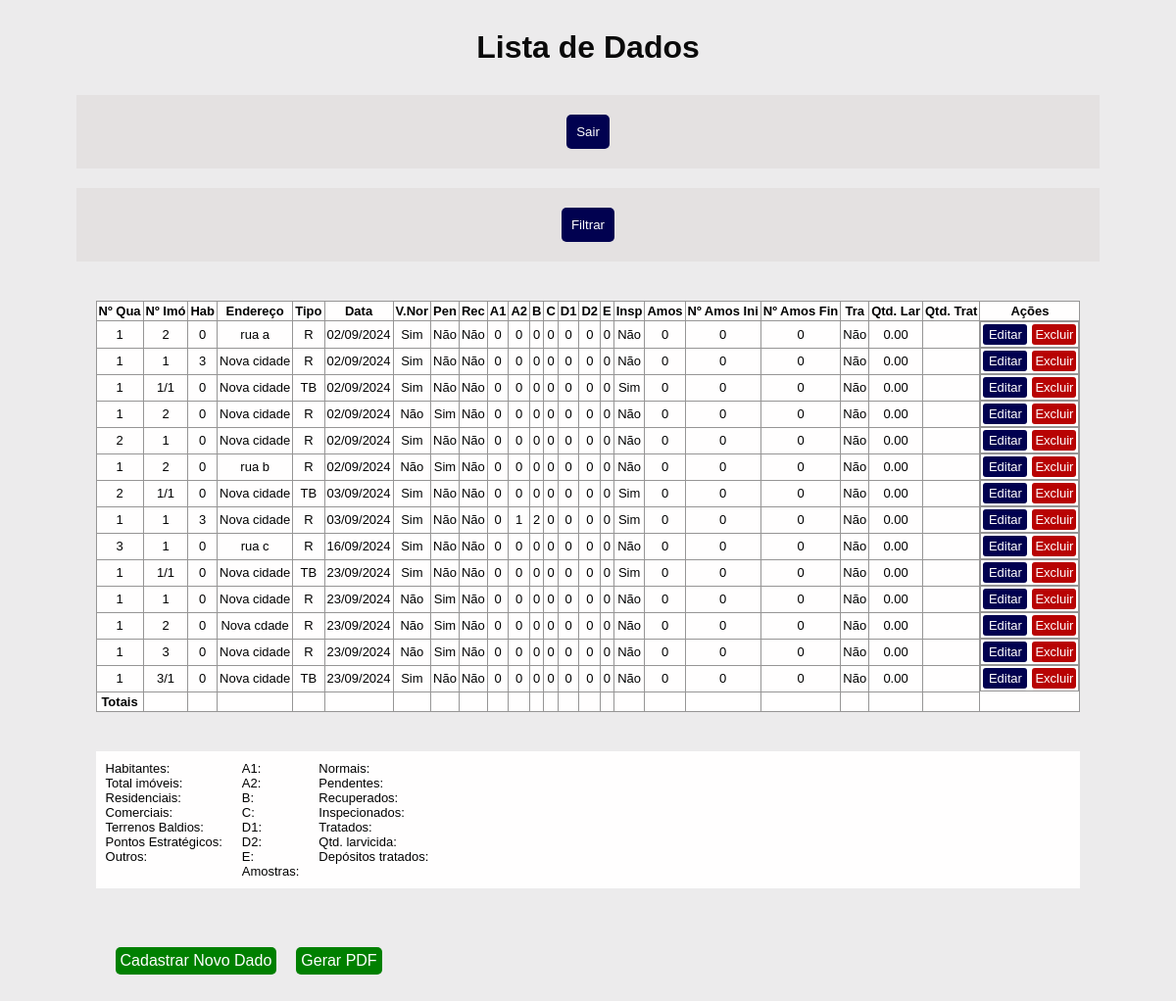
The app's page /listar/ with its own data.
### coleta_dados/models.py (models this page shows, shortened)
class DadosColetados(models.Model):
    usuario = models.ForeignKey(User, on_delete=models.CASCADE)
    numero_quarteirao = models.CharField(max_length=100)
    numero_imovel = models.CharField(max_length=100)
    qtd_moradores = models.IntegerField(null=True, blank=True, default=0)
    endereco = models.CharField(max_length=255)
    tipo_imovel = models.CharField(
        max_length=2,
        choices=[
            ('R', 'R'),
            ('C', 'C'),
            ('TB', 'TB'),
            ('PE', 'PE'),
            ('O', 'O')
        ],
        default='R'
    )
    data_cadastro = models.DateField(auto_now_add=True)
    visita_normal = models.BooleanField(default=False)
    pendente = models.BooleanField(default=False)
    imovel_recuperado = models.BooleanField(default=False)
    qtd_deposito_a1 = models.IntegerField(null=True, blank=True, default=0)
    qtd_deposito_a2 = models.IntegerField(null=True, blank=True, default=0)
    qtd_deposito_b = models.IntegerField(null=True, blank=True, default=0)
    qtd_deposito_c = models.IntegerField(null=True, blank=True, default=0)
    qtd_deposito_d1 = models.IntegerField(null=True, blank=True, default=0)
    qtd_deposito_d2 = models.IntegerField(null=True, blank=True, default=0)  # Corrigido
    qtd_deposito_e = models.IntegerField(null=True, blank=True, default=0)
    imovel_inspecionado = models.BooleanField(default=False)
    qtd_amostras = models.IntegerField(null=True, blank=True, default=0)
    numero_amostra_inicial = models.IntegerField(null=True, blank=True, default=0)
    numero_amostra_final = models.IntegerField(null=True, blank=True, default=0)
    imovel_tratado = models.BooleanField(default=False)
    quantidade_larvicida = models.DecimalField(max_digits=10, decimal_places=2, null=True, blank=True, default=0)
    quantidade_depositos_tratatados = models.IntegerField(null=True, blank=True, default=0)

### coleta_dados/views.py (the view)
# urls.py: path('listar/', ListaDadosView.as_view(), name='listar_dados'),
class ListaDadosView(ListView):
    model = DadosColetados
    template_name = 'coleta_dados/lista.html'
    context_object_name = 'dados'

### coleta_dados/templates/coleta_dados/lista.html (shortened to what this page needs)
<!DOCTYPE html>
<html lang="pt-br">
<head>
    {% load static %}
    <link rel="stylesheet" href="{% static 'css/styles.css' %}">
</head>
<body>
  <div class="app">
    <h1>Lista de Dados</h1>
    <form action="{% url 'logout' %}" method="post">
        <button type="submit">Sair</button>
    </form>
    <form method="GET">
        <button type="submit">Filtrar</button>
    </form>
    <div class="lista-dados">
    <table>
      <thead>
          <tr>
              <th>Nº Qua</th>
              <th>Nº Imó</th>
              <th>Hab</th>
              <th>Endereço</th>
              <th>Tipo</th>
              <th>Data</th>
              <th>V.Nor</th>
              <th>Pen</th>
              <th>Rec</th>
              <th>A1</th>
              <th>A2</th>
              <th>B</th>
              <th>C</th>
              <th>D1</th>
              <th>D2</th>
              <th>E</th>
              <th>Insp</th>
              <th>Amos</th>
              <th>Nº Amos Ini</th>
              <th>Nº Amos Fin</th>
              <th>Tra</th>
              <th>Qtd. Lar</th>
              <th>Qtd. Trat</th>
              <th>Ações</th>
          </tr>
      </thead>
      <tbody>
          {% for dado in dados %}
          <tr>
              <td>{{ dado.numero_quarteirao }}</td>
              <td>{{ dado.numero_imovel }}</td>
              <td>{{ dado.qtd_moradores }}</td>
              <td>{{ dado.endereco }}</td>
              <td>{{ dado.get_tipo_imovel_display }}</td>
              <td>{{ dado.data_cadastro|date:"d/m/Y" }}</td>
              <td>{{ dado.visita_normal|yesno:"Sim,Não" }}</td>
              <td>{{ dado.pendente|yesno:"Sim,Não" }}</td>
              <td>{{ dado.imovel_recuperado|yesno:"Sim,Não" }}</td>
              <td>{{ dado.qtd_deposito_a1 }}</td>
              <td>{{ dado.qtd_deposito_a2 }}</td>
              <td>{{ dado.qtd_deposito_b }}</td>
              <td>{{ dado.qtd_deposito_c }}</td>
              <td>{{ dado.qtd_deposito_d1 }}</td>
              <td>{{ dado.qtd_deposito_d2 }}</td>
              <td>{{ dado.qtd_deposito_e }}</td>
              <td>{{ dado.imovel_inspecionado|yesno:"Sim,Não" }}</td>
              <td>{{ dado.qtd_amostras }}</td>
              <td>{{ dado.numero_amostra_inicial }}</td>
              <td>{{ dado.numero_amostra_final }}</td>
              <td>{{ dado.imovel_tratado|yesno:"Sim,Não" }}</td>
              <td>{{ dado.quantidade_larvicida }}</td>
              <td>{{ dado.quantidade_depositos_tratados }}</td>
              <td class="acoes">
                <a class="editar" href="{% url 'editar_dados' dado.pk %}">Editar</a>
                <a class="excluir" href="{% url 'excluir_dados' dado.pk %}">Excluir</a>
            </td>
          </tr>
          {% empty %}
          <tr>
              <td colspan="22">Nenhum dado cadastrado ainda.</td>
          </tr>
          {% endfor %}
      </tbody>
      <tfoot>
        <tr>
            <td colspan="1"><strong>Totais</strong></td>
            <td>{{ total_imoveis }}</td>
            <td>{{ total_moradores }}</td>
            <td></td>
            <td></td>
            <td></td>
            <td>{{ total_visita_normal }}</td>
            <td>{{ total_pendente }}</td>
            <td>{{ total_imovel_recuperado }}</td>
            <td>{{ total_deposito_a1 }}</td>
            <td>{{ total_deposito_a2 }}</td>
            <td>{{ total_deposito_b }}</td>
            <td>{{ total_deposito_c }}</td>
            <td>{{ total_deposito_d1 }}</td>
            <td>{{ total_deposito_d2 }}</td>
            <td>{{ total_deposito_e }}</td>
            <td>{{ total_imovel_inspecionado }}</td>
            <td>{{ total_amostras }}</td>
            <td></td>
            <td></td>
            <td>{{ total_imovel_tratado }}</td>
            <td>{{ total_larvicida }}</td>
            <td>{{ total_depositos_tratados }}</td>
        </tr>
    </tfoot>
  </table>
</div>
  <div class="totais">
    <div class="totais-section">
        <p>Habitantes: {{ total_moradores }}</p>
        <p>Total imóveis: {{ total_imoveis }}</p>
        <p>Residenciais: {{ total_R }}</p>
        <p>Comerciais: {{ total_C }}</p>
        <p>Terrenos Baldios: {{ total_TB }}</p>
        <p>Pontos Estratégicos: {{ total_PE }}</p>
        <p>Outros: {{ total_O }}</p>
    </div>
    <div class="totais-section">
        <p>A1: {{ total_deposito_a1 }}</p>
        <p>A2: {{ total_deposito_a2 }}</p>
        <p>B: {{ total_deposito_b }}</p>
        <p>C: {{ total_deposito_c }}</p>
        <p>D1: {{ total_deposito_d1 }}</p>
        <p>D2: {{ total_deposito_d2 }}</p>
        <p>E: {{ total_deposito_e }}</p>
        <p>Amostras: {{ total_amostras }}</p>
    </div>
    <div class="totais-section">
        <p>Normais: {{ total_visita_normal }}</p>
        <p>Pendentes: {{ total_pendente }}</p>
        <p>Recuperados: {{ total_imovel_recuperado }}</p>
        <p>Inspecionados: {{ total_imovel_inspecionado }}</p>
        <p>Tratados: {{ total_imovel_tratado }}</p>
        <p>Qtd. larvicida: {{ total_larvicida }}</p>
        <p>Depósitos tratados: {{ total_depositos_tratatados }}</p>
    </div>
    </div>
    <div class="links">
        <a href="{% url 'cadastrar_dados' %}">Cadastrar Novo Dado</a>
        <a href="{% url 'gerar_relatorio_pdf' %}?{% if request.GET %}{{ request.GET.urlencode }}{% endif %}">Gerar PDF</a>
    </div>
</body>
</html>

### static/css/styles.css (style rules this page uses)
body { font-family: Arial, sans-serif; margin: 0; padding: 0; box-sizing: border-box; }
.app { display: grid; background-color: rgb(236, 235, 236); justify-content: center; }
h1 { margin-top: 30px; margin-bottom: 30px; color: #0a0a0a; text-align: center; }
form { text-align: center; display: grid; grid-template-columns: repeat(auto-fit, minmax(200px, 1fr)); gap: 10px; margin-bottom: 20px; background-color: rgb(228, 225, 225); padding: 20px; justify-content: center; }
form button { margin: auto; border-radius: 5px; border: none; }
.lista-dados { overflow-x: scroll; margin: 20px; }
.totais { display: flex; margin: 20px; font-size: small; background-color: #fffefe; padding: 10px; }
.totais-section { padding-right: 20px; }
.links { display: flex; gap: 20px; padding: 20px; margin: 20px; }
a { text-decoration: none; background-color: green; color: #fffefe; padding: 5px; border-radius: 5px; }
button { background-color: rgb(1, 1, 80); text-decoration: none; padding: 10px; color: #fffefe; width: auto; max-width: 100px; }
.acoes { display: grid; grid-template-columns: 1fr 1fr; grid-template-rows: 1fr; gap: 5px; align-items: center; height: max-content; }
.acoes a { text-decoration: none; padding: 3px; color: #fffefe; border-radius: 3px; }
.editar { background-color: rgb(1, 1, 80); }
.excluir { background-color: rgb(184, 3, 3); border: none; border-radius: 5px; }
table, th, td { background: #fffefe; border: 1px solid #969595; border-collapse: collapse; text-align: center; font-size: small; padding: 2px; }
p { margin: 0; padding: 0; }

### records on screen
DadosColetados: numero_quarteirao "1", numero_imovel "2", qtd_moradores "0", endereco "rua a", tipo_imovel "R", data_cadastro "02/09/2024", visita_normal "Sim", pendente "Não", imovel_recuperado "Não", qtd_deposito_a1 "0", qtd_deposito_a2 "0", qtd_deposito_b "0", qtd_deposito_c "0", qtd_deposito_d1 "0", qtd_deposito_d2 "0", qtd_deposito_e "0", imovel_inspecionado "Não", qtd_amostras "0", numero_amostra_inicial "0", numero_amostra_final "0", imovel_tratado "Não", quantidade_larvicida "0.00"
DadosColetados: numero_quarteirao "1", numero_imovel "1", qtd_moradores "3", endereco "Nova cidade", tipo_imovel "R", data_cadastro "02/09/2024", visita_normal "Sim", pendente "Não", imovel_recuperado "Não", qtd_deposito_a1 "0", qtd_deposito_a2 "0", qtd_deposito_b "0", qtd_deposito_c "0", qtd_deposito_d1 "0", qtd_deposito_d2 "0", qtd_deposito_e "0", imovel_inspecionado "Não", qtd_amostras "0", numero_amostra_inicial "0", numero_amostra_final "0", imovel_tratado "Não", quantidade_larvicida "0.00"
DadosColetados: numero_quarteirao "1", numero_imovel "1/1", qtd_moradores "0", endereco "Nova cidade", tipo_imovel "TB", data_cadastro "02/09/2024", visita_normal "Sim", pendente "Não", imovel_recuperado "Não", qtd_deposito_a1 "0", qtd_deposito_a2 "0", qtd_deposito_b "0", qtd_deposito_c "0", qtd_deposito_d1 "0", qtd_deposito_d2 "0", qtd_deposito_e "0", imovel_inspecionado "Sim", qtd_amostras "0", numero_amostra_inicial "0", numero_amostra_final "0", imovel_tratado "Não", quantidade_larvicida "0.00"
DadosColetados: numero_quarteirao "1", numero_imovel "2", qtd_moradores "0", endereco "Nova cidade", tipo_imovel "R", data_cadastro "02/09/2024", visita_normal "Não", pendente "Sim", imovel_recuperado "Não", qtd_deposito_a1 "0", qtd_deposito_a2 "0", qtd_deposito_b "0", qtd_deposito_c "0", qtd_deposito_d1 "0", qtd_deposito_d2 "0", qtd_deposito_e "0", imovel_inspecionado "Não", qtd_amostras "0", numero_amostra_inicial "0", numero_amostra_final "0", imovel_tratado "Não", quantidade_larvicida "0.00"
DadosColetados: numero_quarteirao "2", numero_imovel "1", qtd_moradores "0", endereco "Nova cidade", tipo_imovel "R", data_cadastro "02/09/2024", visita_normal "Sim", pendente "Não", imovel_recuperado "Não", qtd_deposito_a1 "0", qtd_deposito_a2 "0", qtd_deposito_b "0", qtd_deposito_c "0", qtd_deposito_d1 "0", qtd_deposito_d2 "0", qtd_deposito_e "0", imovel_inspecionado "Não", qtd_amostras "0", numero_amostra_inicial "0", numero_amostra_final "0", imovel_tratado "Não", quantidade_larvicida "0.00"
DadosColetados: numero_quarteirao "1", numero_imovel "2", qtd_moradores "0", endereco "rua b", tipo_imovel "R", data_cadastro "02/09/2024", visita_normal "Não", pendente "Sim", imovel_recuperado "Não", qtd_deposito_a1 "0", qtd_deposito_a2 "0", qtd_deposito_b "0", qtd_deposito_c "0", qtd_deposito_d1 "0", qtd_deposito_d2 "0", qtd_deposito_e "0", imovel_inspecionado "Não", qtd_amostras "0", numero_amostra_inicial "0", numero_amostra_final "0", imovel_tratado "Não", quantidade_larvicida "0.00"
DadosColetados: numero_quarteirao "2", numero_imovel "1/1", qtd_moradores "0", endereco "Nova cidade", tipo_imovel "TB", data_cadastro "03/09/2024", visita_normal "Sim", pendente "Não", imovel_recuperado "Não", qtd_deposito_a1 "0", qtd_deposito_a2 "0", qtd_deposito_b "0", qtd_deposito_c "0", qtd_deposito_d1 "0", qtd_deposito_d2 "0", qtd_deposito_e "0", imovel_inspecionado "Sim", qtd_amostras "0", numero_amostra_inicial "0", numero_amostra_final "0", imovel_tratado "Não", quantidade_larvicida "0.00"
DadosColetados: numero_quarteirao "1", numero_imovel "1", qtd_moradores "3", endereco "Nova cidade", tipo_imovel "R", data_cadastro "03/09/2024", visita_normal "Sim", pendente "Não", imovel_recuperado "Não", qtd_deposito_a1 "0", qtd_deposito_a2 "1", qtd_deposito_b "2", qtd_deposito_c "0", qtd_deposito_d1 "0", qtd_deposito_d2 "0", qtd_deposito_e "0", imovel_inspecionado "Sim", qtd_amostras "0", numero_amostra_inicial "0", numero_amostra_final "0", imovel_tratado "Não", quantidade_larvicida "0.00"
DadosColetados: numero_quarteirao "3", numero_imovel "1", qtd_moradores "0", endereco "rua c", tipo_imovel "R", data_cadastro "16/09/2024", visita_normal "Sim", pendente "Não", imovel_recuperado "Não", qtd_deposito_a1 "0", qtd_deposito_a2 "0", qtd_deposito_b "0", qtd_deposito_c "0", qtd_deposito_d1 "0", qtd_deposito_d2 "0", qtd_deposito_e "0", imovel_inspecionado "Não", qtd_amostras "0", numero_amostra_inicial "0", numero_amostra_final "0", imovel_tratado "Não", quantidade_larvicida "0.00"
DadosColetados: numero_quarteirao "1", numero_imovel "1/1", qtd_moradores "0", endereco "Nova cidade", tipo_imovel "TB", data_cadastro "23/09/2024", visita_normal "Sim", pendente "Não", imovel_recuperado "Não", qtd_deposito_a1 "0", qtd_deposito_a2 "0", qtd_deposito_b "0", qtd_deposito_c "0", qtd_deposito_d1 "0", qtd_deposito_d2 "0", qtd_deposito_e "0", imovel_inspecionado "Sim", qtd_amostras "0", numero_amostra_inicial "0", numero_amostra_final "0", imovel_tratado "Não", quantidade_larvicida "0.00"
DadosColetados: numero_quarteirao "1", numero_imovel "1", qtd_moradores "0", endereco "Nova cidade", tipo_imovel "R", data_cadastro "23/09/2024", visita_normal "Não", pendente "Sim", imovel_recuperado "Não", qtd_deposito_a1 "0", qtd_deposito_a2 "0", qtd_deposito_b "0", qtd_deposito_c "0", qtd_deposito_d1 "0", qtd_deposito_d2 "0", qtd_deposito_e "0", imovel_inspecionado "Não", qtd_amostras "0", numero_amostra_inicial "0", numero_amostra_final "0", imovel_tratado "Não", quantidade_larvicida "0.00"
DadosColetados: numero_quarteirao "1", numero_imovel "2", qtd_moradores "0", endereco "Nova cdade", tipo_imovel "R", data_cadastro "23/09/2024", visita_normal "Não", pendente "Sim", imovel_recuperado "Não", qtd_deposito_a1 "0", qtd_deposito_a2 "0", qtd_deposito_b "0", qtd_deposito_c "0", qtd_deposito_d1 "0", qtd_deposito_d2 "0", qtd_deposito_e "0", imovel_inspecionado "Não", qtd_amostras "0", numero_amostra_inicial "0", numero_amostra_final "0", imovel_tratado "Não", quantidade_larvicida "0.00"
DadosColetados: numero_quarteirao "1", numero_imovel "3", qtd_moradores "0", endereco "Nova cidade", tipo_imovel "R", data_cadastro "23/09/2024", visita_normal "Não", pendente "Sim", imovel_recuperado "Não", qtd_deposito_a1 "0", qtd_deposito_a2 "0", qtd_deposito_b "0", qtd_deposito_c "0", qtd_deposito_d1 "0", qtd_deposito_d2 "0", qtd_deposito_e "0", imovel_inspecionado "Não", qtd_amostras "0", numero_amostra_inicial "0", numero_amostra_final "0", imovel_tratado "Não", quantidade_larvicida "0.00"
DadosColetados: numero_quarteirao "1", numero_imovel "3/1", qtd_moradores "0", endereco "Nova cidade", tipo_imovel "TB", data_cadastro "23/09/2024", visita_normal "Sim", pendente "Não", imovel_recuperado "Não", qtd_deposito_a1 "0", qtd_deposito_a2 "0", qtd_deposito_b "0", qtd_deposito_c "0", qtd_deposito_d1 "0", qtd_deposito_d2 "0", qtd_deposito_e "0", imovel_inspecionado "Não", qtd_amostras "0", numero_amostra_inicial "0", numero_amostra_final "0", imovel_tratado "Não", quantidade_larvicida "0.00"
